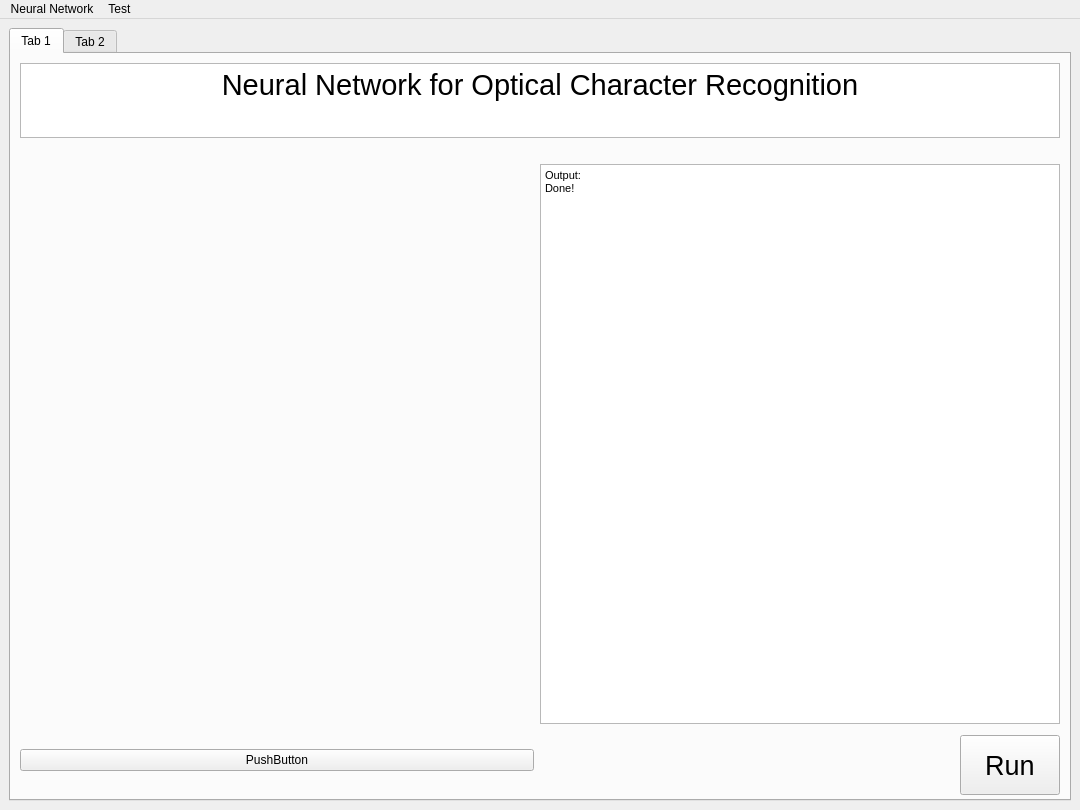
<?xml version="1.0" encoding="UTF-8"?>
<ui version="4.0">
 <class>MainWindow</class>
 <widget class="QMainWindow" name="MainWindow">
  <property name="geometry">
   <rect>
    <x>0</x>
    <y>0</y>
    <width>1080</width>
    <height>810</height>
   </rect>
  </property>
  <property name="minimumSize">
   <size>
    <width>1080</width>
    <height>810</height>
   </size>
  </property>
  <property name="maximumSize">
   <size>
    <width>1080</width>
    <height>810</height>
   </size>
  </property>
  <property name="windowTitle">
   <string>MainWindow</string>
  </property>
  <widget class="QWidget" name="centralwidget">
   <layout class="QGridLayout" name="gridLayout_2">
    <item row="0" column="0">
     <widget class="QTabWidget" name="tabWidget">
      <property name="currentIndex">
       <number>0</number>
      </property>
      <widget class="QWidget" name="tab_3">
       <attribute name="title">
        <string>Tab 1</string>
       </attribute>
       <layout class="QVBoxLayout" name="verticalLayout">
        <item>
         <layout class="QGridLayout" name="gridLayout_3">
          <item row="0" column="0" colspan="2" alignment="Qt::AlignHCenter|Qt::AlignTop">
           <widget class="QTextBrowser" name="textBrowser">
            <property name="minimumSize">
             <size>
              <width>1040</width>
              <height>75</height>
             </size>
            </property>
            <property name="maximumSize">
             <size>
              <width>1040</width>
              <height>75</height>
             </size>
            </property>
            <property name="frameShadow">
             <enum>QFrame::Plain</enum>
            </property>
            <property name="lineWidth">
             <number>1</number>
            </property>
            <property name="html">
             <string>&lt;!DOCTYPE HTML PUBLIC &quot;-//W3C//DTD HTML 4.0//EN&quot; &quot;http://www.w3.org/TR/REC-html40/strict.dtd&quot;&gt;
&lt;html&gt;&lt;head&gt;&lt;meta name=&quot;qrichtext&quot; content=&quot;1&quot; /&gt;&lt;style type=&quot;text/css&quot;&gt;
p, li { white-space: pre-wrap; }
&lt;/style&gt;&lt;/head&gt;&lt;body style=&quot; font-family:'MS Shell Dlg 2'; font-size:8pt; font-weight:400; font-style:normal;&quot;&gt;
&lt;p align=&quot;center&quot; style=&quot; margin-top:0px; margin-bottom:0px; margin-left:0px; margin-right:0px; -qt-block-indent:0; text-indent:0px;&quot;&gt;&lt;span style=&quot; font-family:'MS Shell Dlg 2'; font-size:22pt;&quot;&gt;Neural Network for Optical Character Recognition&lt;/span&gt;&lt;/p&gt;&lt;/body&gt;&lt;/html&gt;</string>
            </property>
           </widget>
          </item>
          <item row="1" column="1">
           <widget class="QTextBrowser" name="textBrowser_2">
            <property name="maximumSize">
             <size>
              <width>520</width>
              <height>560</height>
             </size>
            </property>
            <property name="html">
             <string>&lt;!DOCTYPE HTML PUBLIC &quot;-//W3C//DTD HTML 4.0//EN&quot; &quot;http://www.w3.org/TR/REC-html40/strict.dtd&quot;&gt;
&lt;html&gt;&lt;head&gt;&lt;meta name=&quot;qrichtext&quot; content=&quot;1&quot; /&gt;&lt;style type=&quot;text/css&quot;&gt;
p, li { white-space: pre-wrap; }
&lt;/style&gt;&lt;/head&gt;&lt;body style=&quot; font-family:'MS Shell Dlg 2'; font-size:8pt; font-weight:400; font-style:normal;&quot;&gt;
&lt;p style=&quot; margin-top:0px; margin-bottom:0px; margin-left:0px; margin-right:0px; -qt-block-indent:0; text-indent:0px;&quot;&gt;&lt;span style=&quot; font-family:'MS Shell Dlg 2';&quot;&gt;Output:&lt;/span&gt;&lt;/p&gt;
&lt;p style=&quot; margin-top:0px; margin-bottom:0px; margin-left:0px; margin-right:0px; -qt-block-indent:0; text-indent:0px;&quot;&gt;&lt;span style=&quot; font-family:'Terminal';&quot;&gt;Done!&lt;/span&gt;&lt;/p&gt;&lt;/body&gt;&lt;/html&gt;</string>
            </property>
           </widget>
          </item>
          <item row="1" column="0">
           <widget class="QWidget" name="widget" native="true">
            <property name="minimumSize">
             <size>
              <width>10</width>
              <height>0</height>
             </size>
            </property>
           </widget>
          </item>
          <item row="2" column="1" alignment="Qt::AlignRight">
           <widget class="QPushButton" name="pushButton">
            <property name="minimumSize">
             <size>
              <width>100</width>
              <height>60</height>
             </size>
            </property>
            <property name="maximumSize">
             <size>
              <width>70</width>
              <height>50</height>
             </size>
            </property>
            <property name="font">
             <font>
              <pointsize>20</pointsize>
             </font>
            </property>
            <property name="text">
             <string>Run</string>
            </property>
           </widget>
          </item>
          <item row="2" column="0">
           <widget class="QPushButton" name="pushButton_2">
            <property name="text">
             <string>PushButton</string>
            </property>
           </widget>
          </item>
         </layout>
        </item>
       </layout>
      </widget>
      <widget class="QWidget" name="tab_4">
       <attribute name="title">
        <string>Tab 2</string>
       </attribute>
      </widget>
     </widget>
    </item>
   </layout>
  </widget>
  <widget class="QMenuBar" name="menubar">
   <property name="geometry">
    <rect>
     <x>0</x>
     <y>0</y>
     <width>1080</width>
     <height>18</height>
    </rect>
   </property>
   <widget class="QMenu" name="menuNeural_Network">
    <property name="title">
     <string>Neural Network</string>
    </property>
   </widget>
   <widget class="QMenu" name="menuTest">
    <property name="title">
     <string>Test </string>
    </property>
    <addaction name="separator"/>
   </widget>
   <addaction name="menuNeural_Network"/>
   <addaction name="menuTest"/>
  </widget>
 </widget>
 <resources/>
 <connections/>
</ui>
